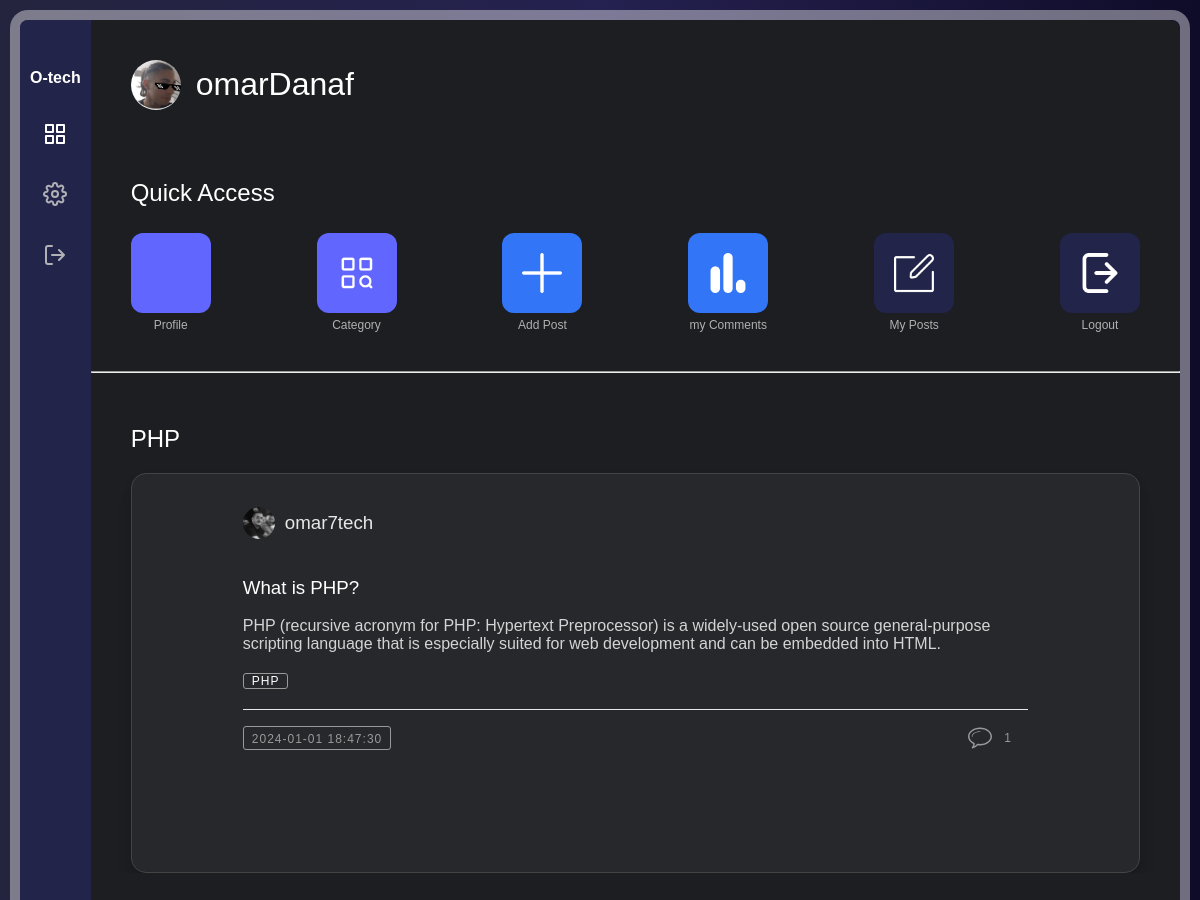
/project/home.php?category=PHP (signed in), run on the app's committed database.
### tables this page shows
CREATE TABLE `posts` (
  `id` int(11) NOT NULL,
  `user_id` int(11) NOT NULL,
  `title` varchar(255) NOT NULL,
  `content` text NOT NULL,
  `created_at` datetime NOT NULL,
  `category` varchar(35) NOT NULL
);

CREATE TABLE `users` (
  `id` int(11) NOT NULL,
  `username` varchar(255) NOT NULL,
  `password` varchar(255) NOT NULL,
  `email` varchar(255) NOT NULL,
  `first_name` varchar(255) NOT NULL,
  `last_name` varchar(255) NOT NULL,
  `gender` varchar(15) NOT NULL,
  `profile_picture` varchar(255) DEFAULT NULL,
  `sign_up_date` datetime NOT NULL
);

### project/home.php (the view, shortened to what this page needs)
<?php
require("db/db.php");
$username = $_SESSION["username"];
?>
<!DOCTYPE html>
<html lang="en">
<head>
    <link rel="stylesheet" href="style/home.css">
</head>
<body>
    <div class="app-container">
        <?php require("partials/leftarea.php"); ?>
        <div class="main-area">
            <div class="userd">
                <img class="round" src="<?= getProfilePicture($username) ?>" alt="user"
                    onerror="this.src='img/OIP.jpg'" />
                <?php
                function getProfilePicture($username)
                {
                    require("db/db.php");
                    $query = "SELECT profile_picture FROM users WHERE username = ?";
                    $stmt = mysqli_prepare($conn, $query);
                    mysqli_stmt_bind_param($stmt, "s", $username);
                    mysqli_stmt_execute($stmt);
                    mysqli_stmt_store_result($stmt);
                    if (mysqli_stmt_num_rows($stmt) > 0) {
                        mysqli_stmt_bind_result($stmt, $profilePicture);
                        return $profilePicture;
                    } else {
                        return 'img/default-profile-picture.jpg';
                    }
                }
                ?>
                <h1>
                    <?= $username ?>
                </h1>
            </div>
            <?php require("partials/qaccess.php"); ?>
            <br>
            <hr>
            <section class="content-section" style="margin-bottom: 200px;">
                <div class="page">
                    <?php
                    $title = "latest news";
                    if (isset($_GET['category'])) {
                        $title = $_GET['category'];
                    }
                    echo ("<h1>" . strtoupper($title) . "</h1>");
                    ?>
                    <div class="archive">
                        <?php
                        function displayPosts($conn, $query)
                        {
                            $result = mysqli_query($conn, $query);
                            while ($row = mysqli_fetch_assoc($result)):
                                ?>
                                <article class="article">
                                    <div class="blog-container">
                                        <div class="blog-header">
                                            <div class="blog-author--no-cover">
                                                <a href="vprofile.php?user=<?= $row['username'] ?>">
                                                    <h3>
                                                        <img class="round" src="<?= $row['profile_picture'] ?>" alt="user"
                                                            onerror="this.src='img/OIP.jpg'" />
                                                        <?= $row['username'] ?>
                                                    </h3>
                                                </a>
                                            </div>
                                        </div>
                                        <div class="blog-body">
                                            <div class="blog-title">
                                                <h1>
                                                    <?= $row["title"] ?>
                                                </h1>
                                            </div>
                                            <div class="blog-summary">
                                                <p>
                                                    <?= $row["content"] ?>
                                                </p>
                                            </div>
                                            <div class="blog-tags">
                                                <ul>
                                                    <li><a href="home.php?category=<?= $row['category'] ?>">
                                                            <?= $row['category'] ?>
                                                        </a></li>
                                                </ul>
                                            </div>
                                        </div>
                                        <div class="blog-footer">
                                            <ul>
                                                <li class="published-date">
                                                    <?= $row['created_at'] ?>
                                                </li>
                                                <li class="comments"><a href="./comment.php?post=<?= $row['id'] ?>"><svg
                                                            class="icon-bubble">
                                                            <use xlink:href="#icon-bubble"></use>
                                                        </svg><span class="numero">
                                                            <?= $row['comment_count'] ?>
                                                        </span></a></li>
                                            </ul>
                                        </div>
                                    </div>
                                </article>
                                <?php
                            endwhile;
                        }
                        if (isset($_GET['category'])) {
                            $category = mysqli_real_escape_string($conn, $_GET['category']);
                            $query = "SELECT posts.*, users.username, users.profile_picture, COUNT(comments.id) AS comment_count
                            FROM `posts`
                            INNER JOIN `users` ON posts.user_id = users.id
                            LEFT JOIN `comments` ON posts.id = comments.post_id
                            WHERE posts.category = '$category'
                            GROUP BY posts.id";
                            displayPosts($conn, $query);
                        }
                        ?>
                    </div>
                </div>
            </section>
        </div>
    </div>
</body>
</html>

### project/style/home.css (style rules this page uses)
* { box-sizing: border-box; font-family: "Poppins", sans-serif; font-weight: 300; }
html { scroll-behavior: smooth; }
html, body { width: 100%; height: 100vh; margin: 0; }
body { font-family: "DM Sans", sans-serif; display: flex; justify-content: center; align-items: center; flex-direction: column; overflow: hidden; overflow-x: hidden; background: #0f0c29; background: -webkit-linear-gradient(to right, #24243e, #191633, #0f0c29); background: linear-gradient(to right, #24243e, #252150, #0f0c29); background-position: center; background-size: cover; padding: 20px; }
:root { --dark-font: #ffffff; --light-font: #c9c9c9da; }
a { text-decoration: none; cursor: pointer; }
.app-container { position: relative; border-radius: 8px; width: 100%; height: 100%; background: linear-gradient(180deg, #000000 0%, rgb(64, 0, 255), 233, 241) 90%; box-shadow: 0 0 0 10px rgba(255, 255, 255, 0.4); display: flex; overflow: hidden; }
.main-area { flex: 1; height: 100%; overflow-y: auto; background: linear-gradient(97deg, #1c1e21 0%, #1c1e21 90%); border-radius: 0 10px 10px 0; padding-bottom: 24px; position: relative; color: #ffffff; }
.content-section { display: block; margin-top: 32px; overflow-x: hidden; padding: 0 40px; }
.userd { margin-top: 25px; align-items: center; display: flex; padding: 0 40px; overflow: hidden; }
.userd img { width: 50px; height: 50px; border-radius: 50%; margin-right: 15px; }
.page { max-width: 1300px; }
.archive { display: grid; grid-template-columns: repeat(auto-fit, minmax(350px, 1fr)); grid-gap: 1em; grid-auto-flow: dense; }
.blog-container { background: #fff; border-radius: 5px; box-shadow: rgba(0, 0, 0, 0.2) 0 4px 2px -2px; font-family: monospace; font-weight: 100; }
@media screen and (min-width: 767px) { .blog-container { width: 40rem; } }
@media screen and (min-width: 959px) { .blog-container { width: 50rem; } }
.blog-container a { color: #4d4dff; text-decoration: none; transition: 0.25s ease; }
.blog-author--no-cover { margin: 0 auto; padding-top: 0.125rem; width: 80%; text-align: center; }
.blog-header { display: flex; flex-direction: column; align-items: center; }
.blog-author--no-cover { text-align: center; }
.blog-author--no-cover h3 { display: flex; align-items: center; }
.blog-author--no-cover h3 img { margin-right: 10px; }
.blog-author--no-cover img { height: 32px; border-radius: 50%; margin-right: 10px; width: 32px; object-fit: cover; }
.blog-author--no-cover h3 { color: #e7e7e7; font-weight: 100; }
.blog-body { margin: 0 auto; width: 80%; max-height: 250px; overflow: auto; }
.blog-summary p { color: #d4d4d4; max-height: px; overflow: auto; }
.blog-tags ul { display: flex; flex-direction: row; flex-wrap: wrap; list-style: none; padding-left: 0; }
.blog-tags a { border: 1px solid #999999; border-radius: 3px; color: #ffffff; font-size: 0.75rem; height: 1.5rem; line-height: 1.5rem; letter-spacing: 1px; padding: 0 0.5rem; text-align: center; text-transform: uppercase; white-space: nowrap; width: 5rem; }
.blog-footer { border-top: 1px solid #e6e6e6; margin: 0 auto; padding-bottom: 0.125rem; width: 80%; }
.blog-footer ul { list-style: none; display: flex; flex: row wrap; justify-content: flex-end; padding-left: 0; }
.blog-footer li:first-child { margin-right: auto; }
.blog-footer li+li { margin-left: 0.5rem; }
.blog-footer li { color: #999999; font-size: 0.75rem; height: 1.5rem; letter-spacing: 1px; line-height: 1.5rem; text-align: center; text-transform: uppercase; position: relative; white-space: nowrap; }
.blog-footer li a { color: #999999; }
.comments { margin-right: 1rem; }
.published-date { border: 1px solid #999999; border-radius: 3px; padding: 0 0.5rem; }
.numero { position: relative; top: -0.5rem; }
.icon-star, .icon-bubble { fill: #999999; height: 24px; margin-right: 0.5rem; transition: 0.25s ease; width: 24px; }
.blog-container { width: auto; border: 1px solid #444; border-radius: 15px; padding: 1em; background: #26282c; box-shadow: 0 5px 10px rgba(0, 0, 0, 0.1), 0 20px 20px rgba(0, 0, 0, 0.05); max-height: 400px; min-height: 400px; }
:root { --vs-primary: 29 92 255; }
.article { width: auto; }

### data on the page
posts: user.profile_picture (picture), user.username "omar7tech", title "What is PHP?", content "PHP (recursive acronym for PHP: Hypertext Preprocessor) is a widely-used open source general-purpose scripting language that is especially suited for web development and can be embedded into HTML.", category "PHP", created_at "2024-01-01 18:47:30", comment_count "1"

### other printed values
$username "omarDanaf"
$title "PHP"
